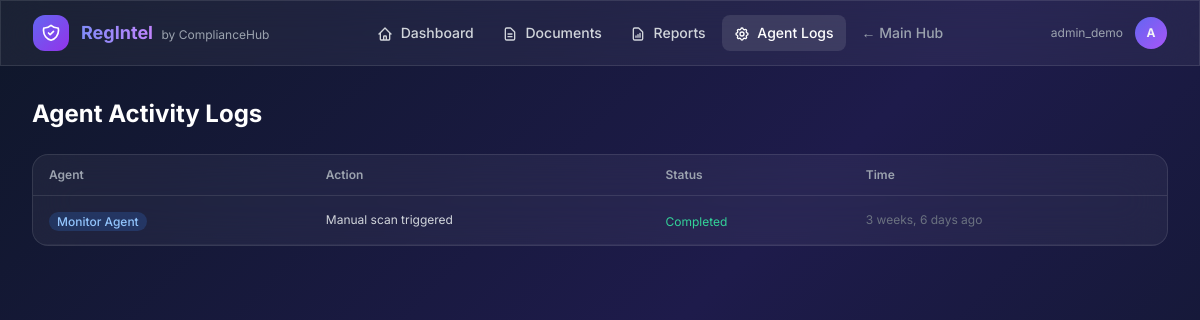
The page /intel/logs/ (signed in) on the database its author committed.
### core/models.py (models this page shows, shortened)
class User(AbstractUser):
    ROLE_CHOICES = [
        ('super_admin', 'Super Admin'),
        ('client_admin', 'Client Admin'),
        ('compliance_manager', 'Compliance Manager'),
        ('auditor', 'Auditor'),
        ('vendor_user', 'Vendor User'),
    ]
    role = models.CharField(max_length=30, choices=ROLE_CHOICES, default='client_admin')
    organization = models.ForeignKey(
        Organization, on_delete=models.CASCADE, null=True, blank=True
    )

### regulatory_intel/models.py (models this page shows, shortened)
class AgentLog(models.Model):
    AGENT_TYPES = [
        ('monitor', 'Monitor Agent'),
        ('scraper', 'Scraper Agent'),
        ('diff', 'Diff Agent'),
        ('classifier', 'Classifier Agent'),
        ('mapper', 'Mapping Agent'),
        ('drafter', 'Policy Drafting Agent'),
        ('reporter', 'Report Generation Agent'),
    ]
    agent_type = models.CharField(max_length=20, choices=AGENT_TYPES)
    action = models.CharField(max_length=255)
    details = models.TextField(blank=True)
    document = models.ForeignKey(
        RegulatoryDocument, on_delete=models.SET_NULL, null=True, blank=True
    )
    status = models.CharField(max_length=20, choices=[
        ('started', 'Started'),
        ('running', 'Running'),
        ('completed', 'Completed'),
        ('failed', 'Failed'),
    ], default='started')
    error_message = models.TextField(blank=True)
    duration_seconds = models.FloatField(null=True, blank=True)
    created_at = models.DateTimeField(auto_now_add=True)
    class Meta:
        ordering = ['-created_at']

### regulatory_intel/views.py (the view)
# urls.py: path('logs/', views.agent_logs, name='agent_logs'),
@login_required
def agent_logs(request):
    logs = AgentLog.objects.all()[:50]
    context = {'logs': logs}
    return render(request, 'regulatory_intel/agent_logs.html', context)

### core/context_processors.py (called while the page is built)
def global_context(request):
    context = {}
    if request.user.is_authenticated and request.user.organization:
        try:
            from alerts.models import Alert
            context['unread_count'] = Alert.objects.filter(
                organization=request.user.organization, is_read=False
            ).count()
        except Exception:
            context['unread_count'] = 0
    return context

### templates/regulatory_intel/agent_logs.html (shortened to what this page needs)
{% extends "regulatory_intel/base.html" %}
{% block content %}
<h1 class="text-2xl font-bold text-white mb-6">Agent Activity Logs</h1>
{% if logs %}
<div class="glass rounded-2xl overflow-hidden">
    <table class="w-full">
        <thead><tr class="border-b border-white/10">
            <th class="px-4 py-3 text-left text-xs font-semibold text-gray-400">Agent</th>
            <th class="px-4 py-3 text-left text-xs font-semibold text-gray-400">Action</th>
            <th class="px-4 py-3 text-left text-xs font-semibold text-gray-400">Status</th>
            <th class="px-4 py-3 text-left text-xs font-semibold text-gray-400">Time</th>
        </tr></thead>
        <tbody>
            {% for log in logs %}
            <tr class="border-b border-white/5 hover:bg-white/5 transition">
                <td class="px-4 py-3">
                    <span class="text-xs px-2 py-0.5 rounded-full
                        {% if log.agent_type == 'monitor' %}bg-blue-500/20 text-blue-300
                        {% elif log.agent_type == 'scraper' %}bg-purple-500/20 text-purple-300
                        {% elif log.agent_type == 'diff' %}bg-amber-500/20 text-amber-300
                        {% elif log.agent_type == 'classifier' %}bg-cyan-500/20 text-cyan-300
                        {% elif log.agent_type == 'mapper' %}bg-emerald-500/20 text-emerald-300
                        {% elif log.agent_type == 'drafter' %}bg-pink-500/20 text-pink-300
                        {% else %}bg-indigo-500/20 text-indigo-300{% endif %} font-medium">
                        {{ log.get_agent_type_display }}
                    </span>
                </td>
                <td class="px-4 py-3 text-xs text-gray-300">{{ log.action|truncatechars:80 }}</td>
                <td class="px-4 py-3">
                    <span class="text-xs {% if log.status == 'completed' %}text-emerald-400{% elif log.status == 'failed' %}text-red-400{% elif log.status == 'running' %}text-amber-400{% else %}text-gray-400{% endif %}">{{ log.get_status_display }}</span>
                </td>
                <td class="px-4 py-3 text-xs text-gray-500">{{ log.created_at|timesince }} ago</td>
            </tr>
            {% endfor %}
        </tbody>
    </table>
</div>
{% else %}
<div class="glass rounded-2xl p-16 text-center">
    <p class="text-gray-400">No agent activity recorded yet.</p>
</div>
{% endif %}
{% endblock %}

### templates/regulatory_intel/base.html (shortened to what this page needs)
<!DOCTYPE html>
<html lang="en" class="">
<head>
    <script src="https://cdn.tailwindcss.com"></script>
</head>
<body class="gradient-bg min-h-screen text-gray-100">
    <nav class="glass sticky top-0 z-50 border-b border-white/10">
        <div class="max-w-7xl mx-auto px-4 sm:px-6 lg:px-8">
            <div class="flex items-center justify-between h-16">
                <div class="flex items-center gap-3">
                    <div class="w-9 h-9 rounded-xl bg-gradient-to-br from-indigo-500 to-purple-600 flex items-center justify-center">
                    </div>
                    <div>
                        <span class="text-lg font-bold bg-gradient-to-r from-indigo-400 to-purple-400 bg-clip-text text-transparent">RegIntel</span>
                        <span class="text-xs text-gray-400 ml-1">by ComplianceHub</span>
                    </div>
                </div>
                <div class="hidden md:flex items-center gap-1">
                    <a href="{% url 'regulatory_intel:dashboard' %}" class="px-3 py-2 rounded-lg text-sm font-medium hover:bg-white/10 transition {% if request.resolver_match.url_name == 'dashboard' %}bg-white/10 text-white{% else %}text-gray-300{% endif %}">
                        <svg class="w-4 h-4 inline mr-1" fill="none" stroke="currentColor" viewBox="0 0 24 24"><path stroke-linecap="round" stroke-linejoin="round" stroke-width="2" d="M3 12l2-2m0 0l7-7 7 7M5 10v10a1 1 0 001 1h3m10-11l2 2m-2-2v10a1 1 0 01-1 1h-3m-6 0a1 1 0 001-1v-4a1 1 0 011-1h2a1 1 0 011 1v4a1 1 0 001 1m-6 0h6"/></svg>
                        Dashboard
                    </a>
                    <a href="{% url 'regulatory_intel:document_list' %}" class="px-3 py-2 rounded-lg text-sm font-medium hover:bg-white/10 transition {% if request.resolver_match.url_name == 'document_list' %}bg-white/10 text-white{% else %}text-gray-300{% endif %}">
                        <svg class="w-4 h-4 inline mr-1" fill="none" stroke="currentColor" viewBox="0 0 24 24"><path stroke-linecap="round" stroke-linejoin="round" stroke-width="2" d="M9 12h6m-6 4h6m2 5H7a2 2 0 01-2-2V5a2 2 0 012-2h5.586a1 1 0 01.707.293l5.414 5.414a1 1 0 01.293.707V19a2 2 0 01-2 2z"/></svg>
                        Documents
                    </a>
                    <a href="{% url 'regulatory_intel:report_list' %}" class="px-3 py-2 rounded-lg text-sm font-medium hover:bg-white/10 transition {% if request.resolver_match.url_name == 'report_list' %}bg-white/10 text-white{% else %}text-gray-300{% endif %}">
                        <svg class="w-4 h-4 inline mr-1" fill="none" stroke="currentColor" viewBox="0 0 24 24"><path stroke-linecap="round" stroke-linejoin="round" stroke-width="2" d="M9 17v-2m3 2v-4m3 4v-6m2 10H7a2 2 0 01-2-2V5a2 2 0 012-2h5.586a1 1 0 01.707.293l5.414 5.414a1 1 0 01.293.707V19a2 2 0 01-2 2z"/></svg>
                        Reports
                    </a>
                    <a href="{% url 'regulatory_intel:agent_logs' %}" class="px-3 py-2 rounded-lg text-sm font-medium hover:bg-white/10 transition {% if request.resolver_match.url_name == 'agent_logs' %}bg-white/10 text-white{% else %}text-gray-300{% endif %}">
                        Agent Logs
                    </a>
                    <a href="{% url 'dashboard' %}" class="px-3 py-2 rounded-lg text-sm font-medium text-gray-400 hover:bg-white/10 transition">
                        ← Main Hub
                    </a>
                </div>
                <div class="flex items-center gap-3">
                    <span class="text-xs text-gray-400">{{ request.user.username }}</span>
                    <div class="w-8 h-8 rounded-full bg-gradient-to-br from-indigo-500 to-purple-500 flex items-center justify-center text-xs font-bold">
                        {{ request.user.username|first|upper }}
                    </div>
                </div>
            </div>
        </div>
    </nav>
    <main class="max-w-7xl mx-auto px-4 sm:px-6 lg:px-8 py-8">
        {% block content %}{% endblock %}
    </main>
</body>
</html>

### templates/regulatory_intel/base.html (style rules this page uses)
body { font-family: 'Inter', sans-serif; }
.glass { background: rgba(255,255,255,0.05); backdrop-filter: blur(20px); border: 1px solid rgba(255,255,255,0.1); }
.gradient-bg { background: linear-gradient(135deg, #0f172a 0%, #1e1b4b 50%, #0f172a 100%); }

### rows shown on the page
User: user.username "admin_demo", user.username|first "A"
AgentLog: agent_type "Monitor Agent", action "Manual scan triggered", status "Completed", created_at "3 weeks, 6 days"
